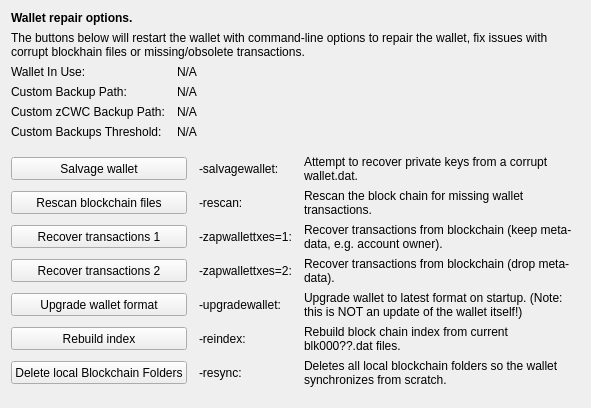
     <widget class="QWidget" name="tab_repair">
      <attribute name="title">
       <string>&amp;Wallet Repair</string>
      </attribute>
      <layout class="QGridLayout" name="gridLayout_4" columnstretch="0,0,0,0">
       <property name="horizontalSpacing">
        <number>12</number>
       </property>
       <item row="0" column="0" colspan="4">
        <widget class="QLabel" name="label_repair_header">
         <property name="font">
          <font>
           <weight>75</weight>
           <bold>true</bold>
          </font>
         </property>
         <property name="text">
          <string>Wallet repair options.</string>
         </property>
        </widget>
       </item>
       <item row="1" column="0" colspan="4">
        <widget class="QLabel" name="label_repair_helptext">
         <property name="font">
          <font>
           <weight>50</weight>
           <bold>false</bold>
          </font>
         </property>
         <property name="text">
          <string>The buttons below will restart the wallet with command-line options to repair the wallet, fix issues with corrupt blockhain files or missing/obsolete transactions.</string>
         </property>
         <property name="wordWrap">
          <bool>true</bool>
         </property>
        </widget>
       </item>
       <item row="2" column="0">
        <widget class="QLabel" name="wallet_path_label">
         <property name="text">
          <string>Wallet In Use:</string>
         </property>
        </widget>
       </item>
       <item row="2" column="1" colspan="3">
        <widget class="QLabel" name="wallet_path">
         <property name="cursor">
          <cursorShape>IBeamCursor</cursorShape>
         </property>
         <property name="text">
          <string>N/A</string>
         </property>
         <property name="textFormat">
          <enum>Qt::PlainText</enum>
         </property>
         <property name="textInteractionFlags">
          <set>Qt::LinksAccessibleByMouse|Qt::TextSelectableByKeyboard|Qt::TextSelectableByMouse</set>
         </property>
        </widget>
       </item>
       <item row="3" column="0">
        <widget class="QLabel" name="wallet_custombackuppath_label">
         <property name="text">
          <string>Custom Backup Path:</string>
         </property>
         <property name="visible">
          <bool>false</bool>
         </property>
        </widget>
       </item>
       <item row="3" column="1" colspan="3">
        <widget class="QLabel" name="wallet_custombackuppath">
         <property name="cursor">
          <cursorShape>IBeamCursor</cursorShape>
         </property>
         <property name="text">
          <string>N/A</string>
         </property>
         <property name="textFormat">
          <enum>Qt::PlainText</enum>
         </property>
         <property name="textInteractionFlags">
          <set>Qt::LinksAccessibleByMouse|Qt::TextSelectableByKeyboard|Qt::TextSelectableByMouse</set>
         </property>
         <property name="visible">
          <bool>false</bool>
         </property>
        </widget>
       </item>
       <item row="4" column="0">
        <widget class="QLabel" name="wallet_customzcwcbackuppath_label">
         <property name="text">
          <string>Custom zCWC Backup Path:</string>
         </property>
         <property name="visible">
          <bool>false</bool>
         </property>
        </widget>
       </item>
       <item row="4" column="1" colspan="3">
        <widget class="QLabel" name="wallet_customzcwcbackuppath">
         <property name="cursor">
          <cursorShape>IBeamCursor</cursorShape>
         </property>
         <property name="text">
          <string>N/A</string>
         </property>
         <property name="textFormat">
          <enum>Qt::PlainText</enum>
         </property>
         <property name="textInteractionFlags">
          <set>Qt::LinksAccessibleByMouse|Qt::TextSelectableByKeyboard|Qt::TextSelectableByMouse</set>
         </property>
         <property name="visible">
          <bool>false</bool>
         </property>
        </widget>
       </item>
       <item row="5" column="0">
        <widget class="QLabel" name="wallet_custombackupthreshold_label">
         <property name="text">
          <string>Custom Backups Threshold:</string>
         </property>
         <property name="visible">
          <bool>false</bool>
         </property>
        </widget>
       </item>
       <item row="5" column="1" colspan="3">
        <widget class="QLabel" name="wallet_custombackupthreshold">
         <property name="cursor">
          <cursorShape>IBeamCursor</cursorShape>
         </property>
         <property name="text">
          <string>N/A</string>
         </property>
         <property name="textFormat">
          <enum>Qt::PlainText</enum>
         </property>
         <property name="textInteractionFlags">
          <set>Qt::LinksAccessibleByMouse|Qt::TextSelectableByKeyboard|Qt::TextSelectableByMouse</set>
         </property>
         <property name="visible">
          <bool>false</bool>
         </property>
        </widget>
       </item>
       <item row="6" column="0">
        <spacer name="verticalSpacer_repair1">
         <property name="orientation">
          <enum>Qt::Vertical</enum>
         </property>
         <property name="sizeHint" stdset="0">
          <size>
           <width>10</width>
           <height>10</height>
          </size>
         </property>
        </spacer>
       </item>
       <item row="7" column="0" colspan="2">
        <widget class="QPushButton" name="btn_salvagewallet">
         <property name="minimumSize">
          <size>
           <width>100</width>
           <height>23</height>
          </size>
         </property>
         <property name="text">
          <string>Salvage wallet</string>
         </property>
        </widget>
       </item>
       <item row="7" column="2">
        <widget class="QLabel" name="label_repair_salvage_command">
         <property name="text">
          <string notr="true">-salvagewallet:</string>
         </property>
        </widget>
       </item>
       <item row="7" column="3">
        <widget class="QLabel" name="label_repair_salvage">
         <property name="text">
          <string>Attempt to recover private keys from a corrupt wallet.dat.</string>
         </property>
         <property name="wordWrap">
          <bool>true</bool>
         </property>
        </widget>
       </item>
       <item row="8" column="0" colspan="2">
        <widget class="QPushButton" name="btn_rescan">
         <property name="minimumSize">
          <size>
           <width>100</width>
           <height>23</height>
          </size>
         </property>
         <property name="text">
          <string>Rescan blockchain files</string>
         </property>
        </widget>
       </item>
       <item row="8" column="2">
        <widget class="QLabel" name="label_repair_rescan_command">
         <property name="text">
          <string notr="true">-rescan:</string>
         </property>
        </widget>
       </item>
       <item row="8" column="3">
        <widget class="QLabel" name="label_repair_rescan">
         <property name="text">
          <string>Rescan the block chain for missing wallet transactions.</string>
         </property>
         <property name="wordWrap">
          <bool>true</bool>
         </property>
        </widget>
       </item>
       <item row="9" column="0" colspan="2">
        <widget class="QPushButton" name="btn_zapwallettxes1">
         <property name="minimumSize">
          <size>
           <width>100</width>
           <height>23</height>
          </size>
         </property>
         <property name="text">
          <string>Recover transactions 1</string>
         </property>
        </widget>
       </item>
       <item row="9" column="2">
        <widget class="QLabel" name="label_repair_zap1_command">
         <property name="text">
          <string notr="true">-zapwallettxes=1:</string>
         </property>
        </widget>
       </item>
       <item row="9" column="3">
        <widget class="QLabel" name="label_repair_zap1">
         <property name="text">
          <string>Recover transactions from blockchain (keep meta-data, e.g. account owner).</string>
         </property>
         <property name="wordWrap">
          <bool>true</bool>
         </property>
        </widget>
       </item>
       <item row="10" column="0" colspan="2">
        <widget class="QPushButton" name="btn_zapwallettxes2">
         <property name="minimumSize">
          <size>
           <width>100</width>
           <height>23</height>
          </size>
         </property>
         <property name="text">
          <string>Recover transactions 2</string>
         </property>
        </widget>
       </item>
       <item row="10" column="2">
        <widget class="QLabel" name="label_repair_zap2_command">
         <property name="text">
          <string notr="true">-zapwallettxes=2:</string>
         </property>
        </widget>
       </item>
       <item row="10" column="3">
        <widget class="QLabel" name="label_repair_zap2">
         <property name="text">
          <string>Recover transactions from blockchain (drop meta-data).</string>
         </property>
         <property name="wordWrap">
          <bool>true</bool>
         </property>
        </widget>
       </item>
       <item row="11" column="0" colspan="2">
        <widget class="QPushButton" name="btn_upgradewallet">
         <property name="minimumSize">
          <size>
           <width>100</width>
           <height>23</height>
          </size>
         </property>
         <property name="text">
          <string>Upgrade wallet format</string>
         </property>
        </widget>
       </item>
       <item row="11" column="2">
        <widget class="QLabel" name="label_repair_upgrade_command">
         <property name="text">
          <string notr="true">-upgradewallet:</string>
         </property>
        </widget>
       </item>
       <item row="11" column="3">
        <widget class="QLabel" name="label_repair_upgrade">
         <property name="text">
          <string>Upgrade wallet to latest format on startup. (Note: this is NOT an update of the wallet itself!)</string>
         </property>
         <property name="wordWrap">
          <bool>true</bool>
         </property>
        </widget>
       </item>
       <item row="12" column="0" colspan="2">
        <widget class="QPushButton" name="btn_reindex">
         <property name="minimumSize">
          <size>
           <width>100</width>
           <height>23</height>
          </size>
         </property>
         <property name="text">
          <string>Rebuild index</string>
         </property>
        </widget>
       </item>
       <item row="12" column="2">
        <widget class="QLabel" name="label_repair_reindex_command">
         <property name="text">
          <string notr="true">-reindex:</string>
         </property>
        </widget>
       </item>
       <item row="12" column="3">
        <widget class="QLabel" name="label_repair_reindex">
         <property name="text">
          <string>Rebuild block chain index from current blk000??.dat files.</string>
         </property>
         <property name="wordWrap">
          <bool>true</bool>
         </property>
        </widget>
       </item>
       <item row="13" column="0" colspan="2">
        <widget class="QPushButton" name="btn_resync">
         <property name="minimumSize">
          <size>
           <width>100</width>
           <height>23</height>
          </size>
         </property>
         <property name="text">
          <string>Delete local Blockchain Folders</string>
         </property>
        </widget>
       </item>
       <item row="13" column="2">
        <widget class="QLabel" name="label_repair_resync_command">
         <property name="text">
          <string>-resync:</string>
         </property>
        </widget>
       </item>
       <item row="13" column="3">
        <widget class="QLabel" name="label_repair_resync">
         <property name="text">
          <string>Deletes all local blockchain folders so the wallet synchronizes from scratch.</string>
         </property>
         <property name="wordWrap">
          <bool>true</bool>
         </property>
        </widget>
       </item>
       <item row="14" column="0">
        <spacer name="verticalSpacer_repair2">
         <property name="orientation">
          <enum>Qt::Vertical</enum>
         </property>
         <property name="sizeHint" stdset="0">
          <size>
           <width>20</width>
           <height>10</height>
          </size>
         </property>
        </spacer>
       </item>
      </layout>
     </widget>
